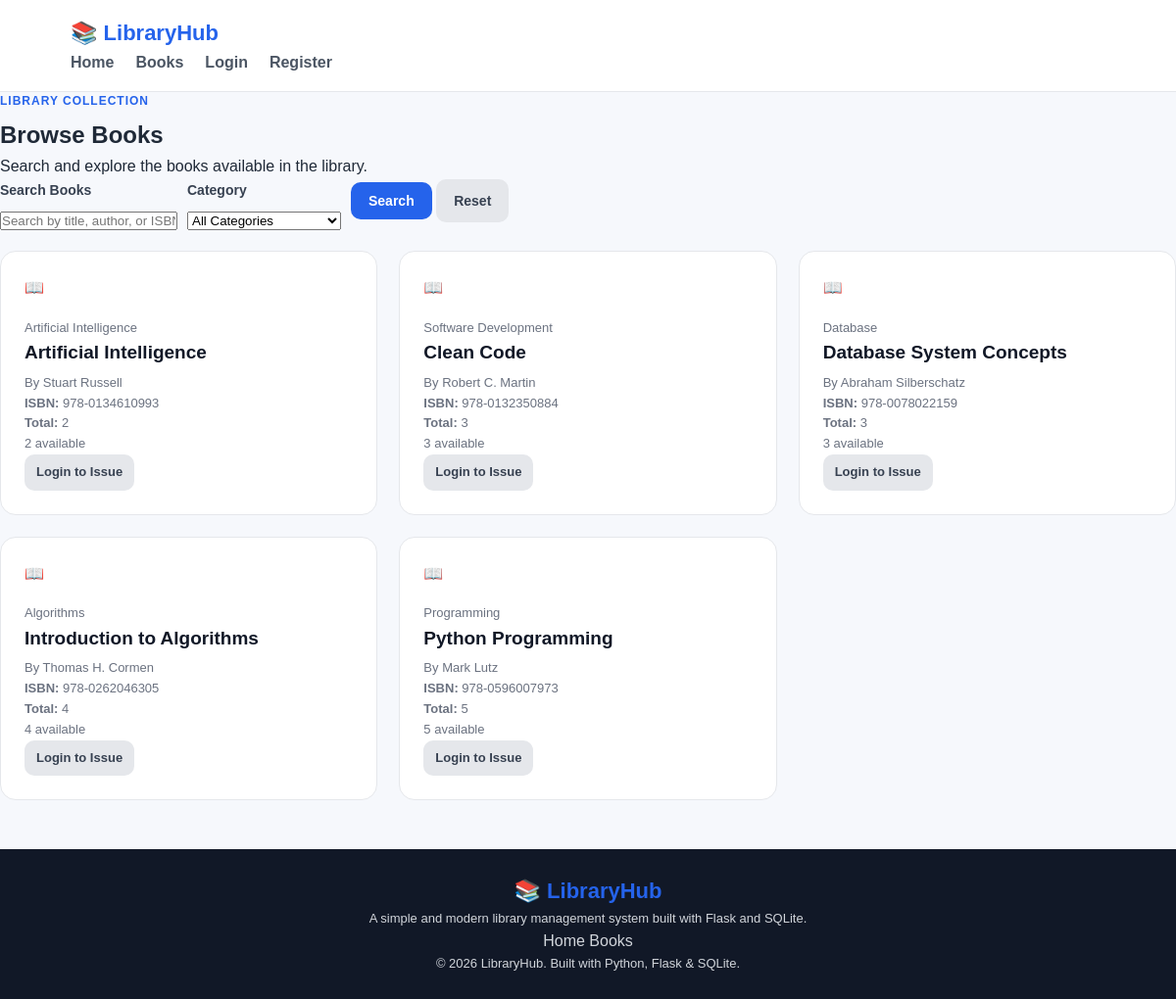
/books, run on the app's committed database.
### tables this page shows
CREATE TABLE books (
            id INTEGER PRIMARY KEY AUTOINCREMENT,
            title TEXT NOT NULL,
            author TEXT NOT NULL,
            isbn TEXT UNIQUE NOT NULL,
            category TEXT NOT NULL,
            quantity INTEGER NOT NULL DEFAULT 1,
            available INTEGER NOT NULL DEFAULT 1
        );

### app.py (the view, shortened to what this page needs)
@app.route("/books")
def books():
    search = request.args.get("search", "").strip()
    category = request.args.get("category", "").strip()
    conn = get_db()
    query = "SELECT * FROM books WHERE 1=1"
    params = []
    if category:
        query += " AND category = ?"
        params.append(category)
    query += " ORDER BY title ASC"
    books_list = conn.execute(
        query,
        params
    ).fetchall()
    categories = conn.execute("""
        SELECT DISTINCT category
        FROM books
        ORDER BY category
    """).fetchall()
    conn.close()
    return render_template(
        "books.html",
        books=books_list,
        categories=categories,
        search=search,
        selected_category=category
    )

### app.py (called while the page is built)
def get_db():
    conn = sqlite3.connect(DATABASE)
    conn.row_factory = sqlite3.Row
    conn.execute("PRAGMA foreign_keys = ON")
    return conn

### templates/books.html (shortened to what this page needs)
{% extends "base.html" %}
{% block content %}
<section class="page-header">
    <div>
        <span class="section-label">Library Collection</span>
        <h1>Browse Books</h1>
        <p>
            Search and explore the books available in the library.
        </p>
    </div>
</section>
<section class="search-section">
    <form method="GET" action="{{ url_for('books') }}" class="search-form">
        <div class="form-group search-input">
            <label for="search">
                Search Books
            </label>
            <input
                type="text"
                id="search"
                name="search"
                value="{{ search }}"
                placeholder="Search by title, author, or ISBN"
            >
        </div>
        <div class="form-group">
            <label for="category">
                Category
            </label>
            <select id="category" name="category">
                <option value="">
                    All Categories
                </option>
            </select>
        </div>
        <div class="search-actions">
            <button type="submit" class="btn btn-primary">
                Search
            </button>
            <a href="{{ url_for('books') }}" class="btn btn-secondary">
                Reset
            </a>
        </div>
    </form>
</section>
<section class="section">
    {% if books %}
        <div class="book-grid">
            {% for book in books %}
                <div class="book-card">
                    <div class="book-cover">
                        📖
                    </div>
                    <div class="book-info">
                        <span class="book-category">
                            {{ book["category"] }}
                        </span>
                        <h3>
                            {{ book["title"] }}
                        </h3>
                        <p class="book-author">
                            By {{ book["author"] }}
                        </p>
                        <div class="book-details">
                            <p>
                                <strong>ISBN:</strong>
                                {{ book["isbn"] }}
                            </p>
                            <p>
                                <strong>Total:</strong>
                                {{ book["quantity"] }}
                            </p>
                        </div>
                        <div class="availability-row">
                            {% if book["available"] > 0 %}
                                <span class="available">
                                    {{ book["available"] }} available
                                </span>
                            {% else %}
                                <span class="unavailable">
                                    Not available
                                </span>
                            {% endif %}
                        </div>
                        <div class="book-actions">
                            {% if session.get("user_id") and book["available"] > 0 %}
                                <a
                                    href="{{ url_for('issue_book', book_id=book['id']) }}"
                                    class="btn btn-small btn-primary"
                                >
                                    Issue Book
                                </a>
                            {% elif not session.get("user_id") %}
                                <a
                                    href="{{ url_for('login') }}"
                                    class="btn btn-small btn-secondary"
                                >
                                    Login to Issue
                                </a>
                            {% endif %}
                        </div>
                    </div>
                </div>
            {% endfor %}
        </div>
    {% endif %}
</section>
{% endblock %}

### static/css/style.css (style rules this page uses)
* { margin: 0; padding: 0; box-sizing: border-box; }
html { scroll-behavior: smooth; }
body { font-family: Arial, Helvetica, sans-serif; background: #f6f8fc; color: #1f2937; line-height: 1.6; }
a { text-decoration: none; color: inherit; }
button, input, select, textarea { font-family: inherit; }
.btn { display: inline-flex; align-items: center; justify-content: center; border: none; border-radius: 10px; padding: 11px 18px; font-size: 14px; font-weight: 700; cursor: pointer; transition: 0.2s ease; }
.btn-primary { background: #2563eb; color: #ffffff; }
.btn-secondary { background: #e5e7eb; color: #374151; }
.btn-small { padding: 8px 12px; font-size: 13px; }
.section { margin-bottom: 45px; }
.section-label { display: block; color: #2563eb; font-size: 12px; font-weight: 800; letter-spacing: 1px; text-transform: uppercase; margin-bottom: 6px; }
.book-grid { display: grid; grid-template-columns: repeat(3, 1fr); gap: 22px; }
.book-card { background: #ffffff; border: 1px solid #e5e7eb; border-radius: 16px; padding: 24px; transition: 0.2s ease; }
.book-card h3 { font-size: 19px; margin-bottom: 5px; color: #111827; }
.book-card .book-info { margin-top: 18px; color: #6b7280; font-size: 13px; }
.form-group { margin-bottom: 18px; }
.form-group label { display: block; font-size: 14px; font-weight: 700; margin-bottom: 7px; color: #374151; }
.search-form { display: flex; gap: 10px; }

### data on the page
books: category "Artificial Intelligence", title "Artificial Intelligence", author "Stuart Russell", isbn "978-0134610993", quantity "2", available "2"
books: category "Software Development", title "Clean Code", author "Robert C. Martin", isbn "978-0132350884", quantity "3", available "3"
books: category "Database", title "Database System Concepts", author "Abraham Silberschatz", isbn "978-0078022159", quantity "3", available "3"
books: category "Algorithms", title "Introduction to Algorithms", author "Thomas H. Cormen", isbn "978-0262046305", quantity "4", available "4"
books: category "Programming", title "Python Programming", author "Mark Lutz", isbn "978-0596007973", quantity "5", available "5"
